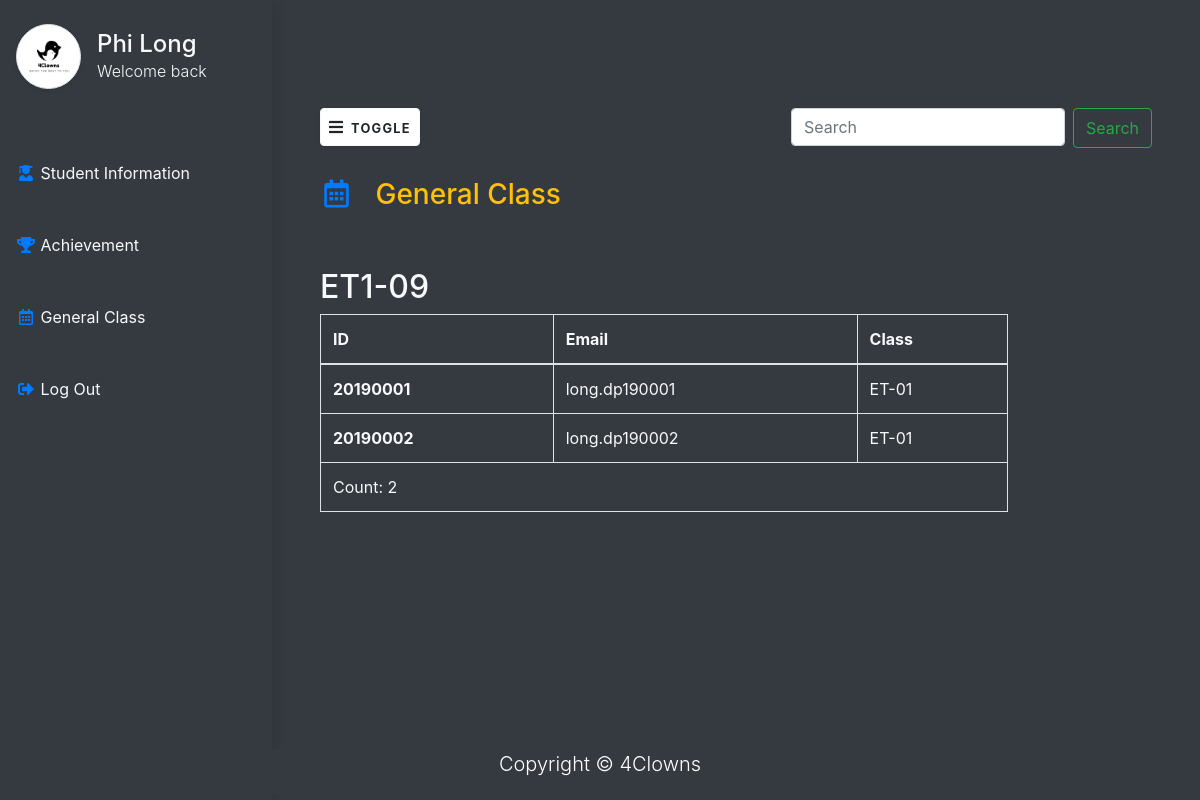
Before: /student/genaral-class (signed in) with the older database file.
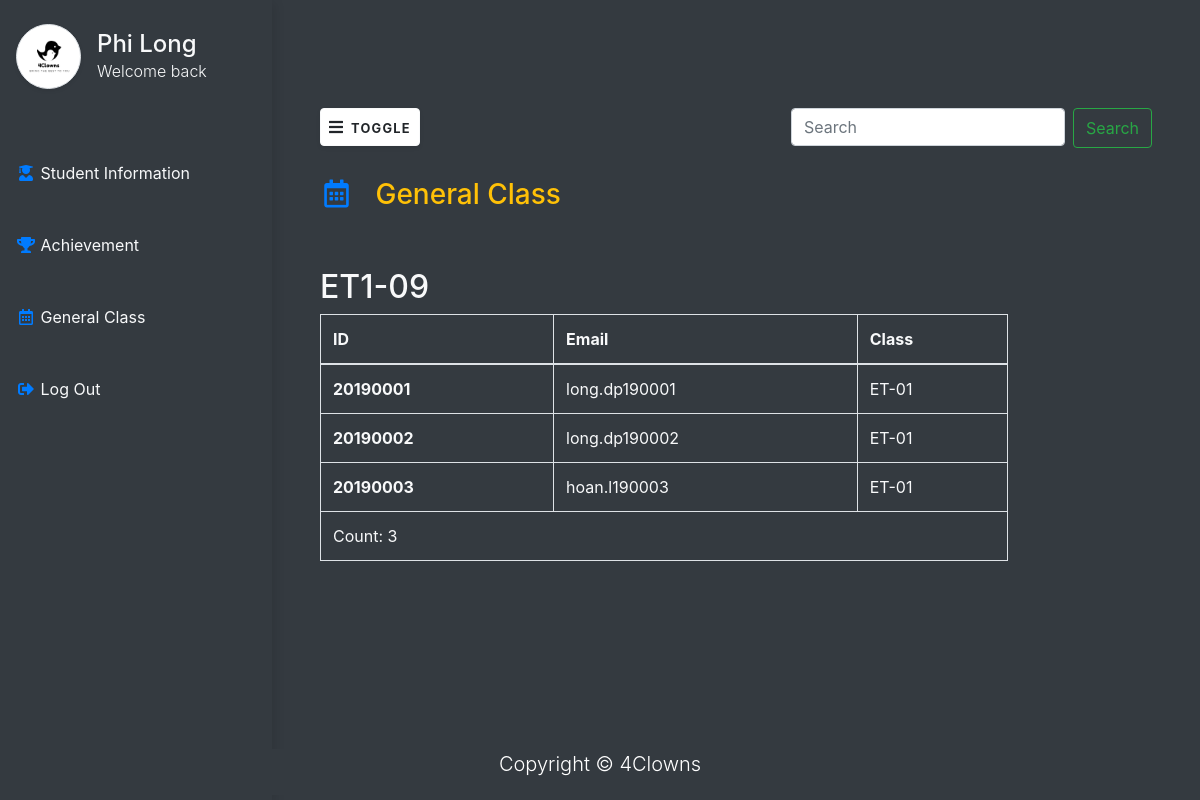
After: the same page with the newer database file.
### users/models.py (models this page shows, shortened)
class User(AbstractBaseUser, PermissionsMixin):
    class Genders(models.TextChoices):
        MALE = "MALE", "Male"
        FEMALE = "FEMALE", "Female"
    email = models.EmailField(_("Email"),max_length=50, unique=True, blank=True)
    firstname = models.CharField(_("Tên"),max_length=20,  blank=False, null=True)
    surname = models.CharField(_("Tên đệm"),max_length=20, null=True, blank=True)
    lastname = models.CharField(_("Họ"),max_length=20, null=True, blank=True)
    date_of_birth = models.DateField(_("Ngày sinh"), blank=True, null=True, )
    phone = models.CharField(_("Số điện thoại"), max_length=15, blank=True, null=True)
    is_superuser = models.BooleanField(default=False)
    is_active = models.BooleanField(default=True)
    last_login = models.DateTimeField(auto_now_add=True)
    date_joined = models.DateTimeField(auto_now_add=True)
    role = models.BooleanField(null=True, blank=True)
    gender = models.CharField(
        _("Gender"), max_length=50, choices=Genders.choices, default=Genders.MALE
    )
    objects = UserManager()
    USERNAME_FIELD = 'email'
    REQUIRED_FIELDS = []

class Student(User):
    year_start = models.IntegerField(_("Năm vào trường"), default=datetime.datetime.now().year)
    vien = models.ForeignKey(vien_dao_tao, verbose_name="Viện", on_delete=models.CASCADE, null=True, blank=True)
    lop_chung = models.ForeignKey(lop_chung,verbose_name="Lớp chung", on_delete=models.CASCADE, related_name="sinh_vien", null=True, blank=True)
    code = models.CharField(_("Mã số sinh viên"), max_length=8, blank=True, unique=True)
    khoa = models.ForeignKey(khoa, verbose_name="Khóa" , max_length=3, blank=True, on_delete=CASCADE, null=True)
    def __str__(self):
        return self.email.replace("@edu.com.vn", "")
    class Meta:
        verbose_name = "Sinh viên"
        verbose_name_plural = 'Sinh viên'

class User(AbstractBaseUser, PermissionsMixin):
    class Genders(models.TextChoices):
        MALE = "MALE", "Male"
        FEMALE = "FEMALE", "Female"
    email = models.EmailField(_("Email"),max_length=50, unique=True, blank=True)
    firstname = models.CharField(_("Tên"),max_length=20,  blank=False, null=True)
    surname = models.CharField(_("Tên đệm"),max_length=20, null=True, blank=True)
    lastname = models.CharField(_("Họ"),max_length=20, null=True, blank=True)
    date_of_birth = models.DateField(_("Ngày sinh"), blank=True, null=True, )
    phone = models.CharField(_("Số điện thoại"), max_length=15, blank=True, null=True)
    is_superuser = models.BooleanField(default=False)
    is_active = models.BooleanField(default=True)
    last_login = models.DateTimeField(auto_now_add=True)
    date_joined = models.DateTimeField(auto_now_add=True)
    role = models.BooleanField(null=True, blank=True)
    gender = models.CharField(
        _("Gender"), max_length=50, choices=Genders.choices, default=Genders.MALE
    )
    objects = UserManager()
    USERNAME_FIELD = 'email'
    REQUIRED_FIELDS = []

### management/models.py (models this page shows, shortened)
class lop_chung(models.Model):
    name = CharField(_('Tên lớp'), max_length=15)
    vien = models.ForeignKey(vien_dao_tao, on_delete=models.CASCADE, verbose_name="Viện quản lý",related_name='cac_lop_thuoc_vien')
    giao_vien = models.ForeignKey("users.Teacher",verbose_name="Giáo viên quản lý", on_delete=models.CASCADE, related_name="cac_lop_quan_ly", null=True, blank=True)
    khoa = models.ForeignKey(khoa, on_delete=CASCADE, related_name='lop_cung_khoa', blank=True, null=True, verbose_name="Khóa")
    class Meta:
        verbose_name = "Lớp chung"
        verbose_name_plural = 'Lớp chung'
        unique_together = ('name', 'khoa')

### student/views.py (the view)
# urls.py: path('genaral-class', views.genaral_class, name='genaral_class'),
def genaral_class(request):
    student = Student.objects.get(user_ptr=request.user)
    genaralClass = get_object_or_404(lop_chung, pk=student.lop_chung_id)
    studentList = get_list_or_404(Student, lop_chung_id = student.lop_chung_id)
    return render(request, "student/genaralClass.html", {
        "studentList": studentList,
        "genaralClass": genaralClass,
    })

### templates/student/genaralClass.html
{% extends "base.html" %}
{% block content %}
<div class="page-content p-5" id="content">
     <div class="d-flex justify-content-between">
      <button id="sidebarCollapse" type="button" class="btn btn-light bg-white  shadow-sm px-2 mb-2 " style="max-width: 100px; max-height: 40px;">
        <i class="fa fa-bars mr-2"></i><small class="text-uppercase font-weight-bold">Toggle</small></button>
        <form class="d-flex">
          <input class="form-control mr-2" type="search" placeholder="Search" aria-label="Search">
          <button class="btn btn-outline-success" type="submit" style="max-height: 40px;">Search</button>
      </form>
    </div>
      <div class="row mt-4">
        <h3 class="text-warning">
          <i class="far fa-calendar-alt me-1 text-primary fa-fw" style="width: 2.25em;"></i>
          General Class
        </h3>
        <div class="col-lg-10 mt-5">
          <h2 class="text-light">
            ET1-09
          </h2>
          <div class="row">
            <div class="col-lg-12">
              <table class="table table-bordered text-light ">
                <thead>
                  <tr>
                    <th scope="col">ID</th>
                    <th scope="col">Email</th>
                    <th scope="col">Class</th>
                  </tr>
                </thead>
                <tbody>
                    {% for student in studentList %}
                  <tr>
                    <th scope="row">{{student.code}}</th>
                    <td>{{student}}</td>
                    <td>{{genaralClass.name}}</td>
                  </tr>
                  {% endfor %}
                  <td colspan="3">Count: {{ studentList|length }}</td>
                </tbody>
            </table>
             </div>
      </div>
    </div>
    </div>
</div>
{% endblock %}

Changed rows visible on the page:
added Student: code "20190003", email "hoan.l190003", {{ genaralClass.name }} "ET-01"
Other visible differences:
{{ studentList|length }}: "2" → "3"
